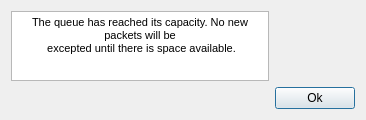
<?xml version="1.0" encoding="UTF-8"?>
<ui version="4.0">
 <class>QueueErrorMessage</class>
 <widget class="QDialog" name="QueueErrorMessage">
  <property name="geometry">
   <rect>
    <x>0</x>
    <y>0</y>
    <width>366</width>
    <height>120</height>
   </rect>
  </property>
  <property name="windowTitle">
   <string>Queue Error Message</string>
  </property>
  <layout class="QGridLayout" name="gridLayout">
   <item row="0" column="0">
    <widget class="QTextBrowser" name="QueueErrorMessageText">
     <property name="html">
      <string>&lt;!DOCTYPE HTML PUBLIC &quot;-//W3C//DTD HTML 4.0//EN&quot; &quot;http://www.w3.org/TR/REC-html40/strict.dtd&quot;&gt;
&lt;html&gt;&lt;head&gt;&lt;meta name=&quot;qrichtext&quot; content=&quot;1&quot; /&gt;&lt;style type=&quot;text/css&quot;&gt;
p, li { white-space: pre-wrap; }
&lt;/style&gt;&lt;/head&gt;&lt;body style=&quot; font-family:'MS Shell Dlg 2'; font-size:8.25pt; font-weight:400; font-style:normal;&quot;&gt;
&lt;p align=&quot;center&quot; style=&quot; margin-top:0px; margin-bottom:0px; margin-left:0px; margin-right:0px; -qt-block-indent:0; text-indent:0px;&quot;&gt;The queue has reached its capacity. No new packets will be&lt;/p&gt;
&lt;p align=&quot;center&quot; style=&quot; margin-top:0px; margin-bottom:0px; margin-left:0px; margin-right:0px; -qt-block-indent:0; text-indent:0px;&quot;&gt; excepted until there is space available.&lt;/p&gt;&lt;/body&gt;&lt;/html&gt;</string>
     </property>
    </widget>
   </item>
   <item row="1" column="1">
    <widget class="QPushButton" name="Okbutton">
     <property name="text">
      <string>Ok</string>
     </property>
    </widget>
   </item>
  </layout>
 </widget>
 <resources/>
 <connections/>
</ui>
